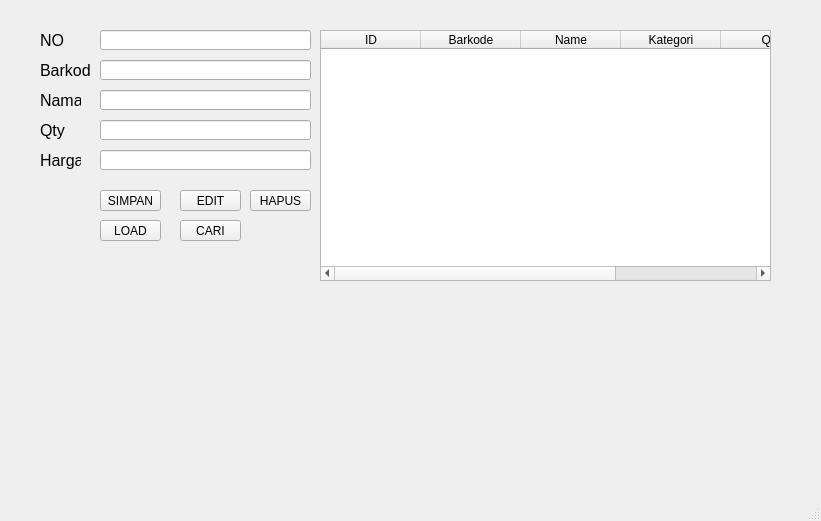
<?xml version="1.0" encoding="UTF-8"?>
<ui version="4.0">
 <class>MainWindow</class>
 <widget class="QMainWindow" name="MainWindow">
  <property name="geometry">
   <rect>
    <x>0</x>
    <y>0</y>
    <width>821</width>
    <height>521</height>
   </rect>
  </property>
  <property name="windowTitle">
   <string>MainWindow</string>
  </property>
  <widget class="QWidget" name="centralwidget">
   <widget class="QLabel" name="no">
    <property name="geometry">
     <rect>
      <x>40</x>
      <y>30</y>
      <width>41</width>
      <height>21</height>
     </rect>
    </property>
    <property name="font">
     <font>
      <pointsize>12</pointsize>
     </font>
    </property>
    <property name="text">
     <string>NO</string>
    </property>
   </widget>
   <widget class="QLabel" name="Barkode">
    <property name="geometry">
     <rect>
      <x>40</x>
      <y>60</y>
      <width>51</width>
      <height>21</height>
     </rect>
    </property>
    <property name="font">
     <font>
      <pointsize>12</pointsize>
     </font>
    </property>
    <property name="text">
     <string>Barkode</string>
    </property>
   </widget>
   <widget class="QLabel" name="Nama">
    <property name="geometry">
     <rect>
      <x>40</x>
      <y>90</y>
      <width>41</width>
      <height>21</height>
     </rect>
    </property>
    <property name="font">
     <font>
      <pointsize>12</pointsize>
     </font>
    </property>
    <property name="text">
     <string>Nama</string>
    </property>
   </widget>
   <widget class="QLabel" name="Qty">
    <property name="geometry">
     <rect>
      <x>40</x>
      <y>120</y>
      <width>31</width>
      <height>21</height>
     </rect>
    </property>
    <property name="font">
     <font>
      <pointsize>12</pointsize>
     </font>
    </property>
    <property name="text">
     <string>Qty</string>
    </property>
   </widget>
   <widget class="QLabel" name="Harga">
    <property name="geometry">
     <rect>
      <x>40</x>
      <y>150</y>
      <width>41</width>
      <height>21</height>
     </rect>
    </property>
    <property name="font">
     <font>
      <pointsize>12</pointsize>
     </font>
    </property>
    <property name="text">
     <string>Harga</string>
    </property>
   </widget>
   <widget class="QLineEdit" name="No_Edit">
    <property name="geometry">
     <rect>
      <x>100</x>
      <y>30</y>
      <width>211</width>
      <height>20</height>
     </rect>
    </property>
   </widget>
   <widget class="QLineEdit" name="Barkode_Edit">
    <property name="geometry">
     <rect>
      <x>100</x>
      <y>60</y>
      <width>211</width>
      <height>20</height>
     </rect>
    </property>
   </widget>
   <widget class="QLineEdit" name="Nama_Edit">
    <property name="geometry">
     <rect>
      <x>100</x>
      <y>90</y>
      <width>211</width>
      <height>20</height>
     </rect>
    </property>
   </widget>
   <widget class="QLineEdit" name="Qty_Edit">
    <property name="geometry">
     <rect>
      <x>100</x>
      <y>120</y>
      <width>211</width>
      <height>20</height>
     </rect>
    </property>
   </widget>
   <widget class="QLineEdit" name="Harga_Edit">
    <property name="geometry">
     <rect>
      <x>100</x>
      <y>150</y>
      <width>211</width>
      <height>20</height>
     </rect>
    </property>
   </widget>
   <widget class="QPushButton" name="Simpan_Button">
    <property name="geometry">
     <rect>
      <x>100</x>
      <y>190</y>
      <width>61</width>
      <height>21</height>
     </rect>
    </property>
    <property name="text">
     <string>SIMPAN</string>
    </property>
   </widget>
   <widget class="QPushButton" name="Edit_Button">
    <property name="geometry">
     <rect>
      <x>180</x>
      <y>190</y>
      <width>61</width>
      <height>21</height>
     </rect>
    </property>
    <property name="text">
     <string>EDIT</string>
    </property>
   </widget>
   <widget class="QPushButton" name="Hapus_Button">
    <property name="geometry">
     <rect>
      <x>250</x>
      <y>190</y>
      <width>61</width>
      <height>21</height>
     </rect>
    </property>
    <property name="text">
     <string>HAPUS</string>
    </property>
   </widget>
   <widget class="QPushButton" name="Load_Button">
    <property name="geometry">
     <rect>
      <x>100</x>
      <y>220</y>
      <width>61</width>
      <height>21</height>
     </rect>
    </property>
    <property name="text">
     <string>LOAD</string>
    </property>
   </widget>
   <widget class="QPushButton" name="Cari_Button">
    <property name="geometry">
     <rect>
      <x>180</x>
      <y>220</y>
      <width>61</width>
      <height>21</height>
     </rect>
    </property>
    <property name="text">
     <string>CARI</string>
    </property>
   </widget>
   <widget class="QTableWidget" name="tableWidget">
    <property name="geometry">
     <rect>
      <x>320</x>
      <y>30</y>
      <width>451</width>
      <height>251</height>
     </rect>
    </property>
    <column>
     <property name="text">
      <string>ID</string>
     </property>
    </column>
    <column>
     <property name="text">
      <string>Barkode</string>
     </property>
    </column>
    <column>
     <property name="text">
      <string>Name</string>
     </property>
    </column>
    <column>
     <property name="text">
      <string>Kategori</string>
     </property>
    </column>
    <column>
     <property name="text">
      <string>Qty</string>
     </property>
    </column>
    <column>
     <property name="text">
      <string>Harga</string>
     </property>
    </column>
   </widget>
  </widget>
  <widget class="QMenuBar" name="menubar">
   <property name="geometry">
    <rect>
     <x>0</x>
     <y>0</y>
     <width>821</width>
     <height>18</height>
    </rect>
   </property>
  </widget>
  <widget class="QStatusBar" name="statusbar"/>
 </widget>
 <resources/>
 <connections/>
</ui>
